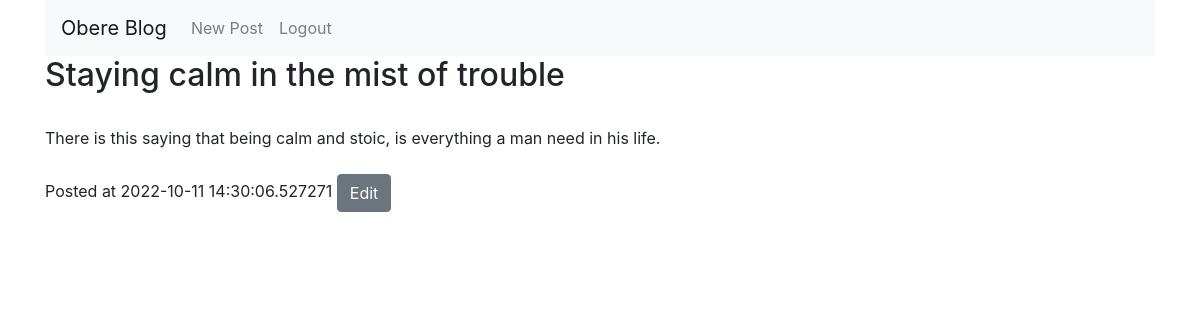
/entries/2 (signed in), run on the app's committed database.
### flask_blog/models.py (models this page shows, shortened)
class Entry(db.Model):
    __tablename__ = 'entries'
    id = db.Column(db.Integer,primary_key=True)
    title = db.Column(db.String(50),unique=True)
    text= db.Column(db.Text)
    created_at = db.Column(db.DateTime)

### flask_blog/views.py (the view)
@app.route('/entries/<int:id>', methods=['GET'])
def show_entry(id):
    if not session.get('logged_in'):
        return redirect(url_for('login'))
    entry = Entry.query.get(id)
    return render_template('entries/show.html', entry=entry)

### flask_blog/templates/entries/show.html
{% extends 'entries/base.html' %} {% block content %}
<div class="container">
<h2>{{ entry.title }}</h2>
<br>
{{ entry.text }}
<br><br>
Posted at {{ entry.created_at }}
<div class="btn-group">
    <form action="{{ url_for('edit_entry', id=entry.id) }}"
   method="GET">
    <button type="submit" class="btn btn-secondary">Edit</button>
    </form>
   </div>
</div>
{% endblock %}

### data on the page
Entry: title "Staying calm in the mist of trouble", text "There is this saying that being calm and stoic, is everything a man need in his life.", created_at "2022-10-11 14:30:06.527271"
